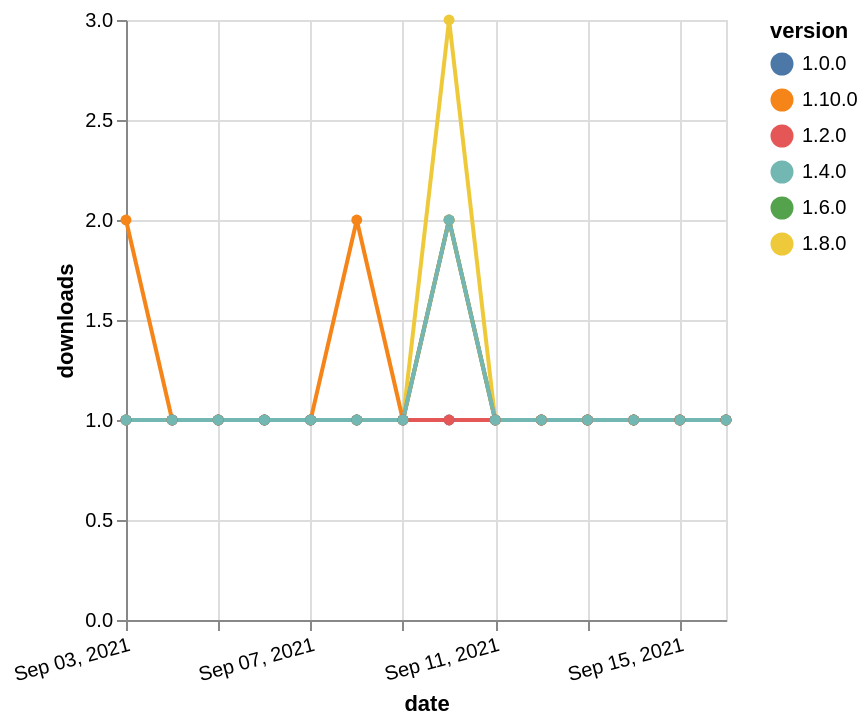

Write the Vega-Lite specification saved for this chart.
### Vega-Lite specification from a JSON file in a GitHub repository (floating-point values rounded to 4 significant figures)
{"$schema": "https://vega.github.io/schema/vega-lite/v5.json", "description": "A simple bar chart with embedded data.", "data": {"values": [{"date": "2021-09-03", "total": 146, "delta": 1, "version": "1.6.0"}, {"date": "2021-09-04", "total": 147, "delta": 1, "version": "1.6.0"}, {"date": "2021-09-05", "total": 148, "delta": 1, "version": "1.6.0"}, {"date": "2021-09-06", "total": 149, "delta": 1, "version": "1.6.0"}, {"date": "2021-09-07", "total": 150, "delta": 1, "version": "1.6.0"}, {"date": "2021-09-08", "total": 151, "delta": 1, "version": "1.6.0"}, {"date": "2021-09-09", "total": 152, "delta": 1, "version": "1.6.0"}, {"date": "2021-09-10", "total": 154, "delta": 2, "version": "1.6.0"}, {"date": "2021-09-11", "total": 155, "delta": 1, "version": "1.6.0"}, {"date": "2021-09-12", "total": 156, "delta": 1, "version": "1.6.0"}, {"date": "2021-09-13", "total": 157, "delta": 1, "version": "1.6.0"}, {"date": "2021-09-14", "total": 158, "delta": 1, "version": "1.6.0"}, {"date": "2021-09-15", "total": 159, "delta": 1, "version": "1.6.0"}, {"date": "2021-09-16", "total": 160, "delta": 1, "version": "1.6.0"}, {"date": "2021-09-03", "total": 168, "delta": 1, "version": "1.8.0"}, {"date": "2021-09-04", "total": 169, "delta": 1, "version": "1.8.0"}, {"date": "2021-09-05", "total": 170, "delta": 1, "version": "1.8.0"}, {"date": "2021-09-06", "total": 171, "delta": 1, "version": "1.8.0"}, {"date": "2021-09-07", "total": 172, "delta": 1, "version": "1.8.0"}, {"date": "2021-09-08", "total": 173, "delta": 1, "version": "1.8.0"}, {"date": "2021-09-09", "total": 174, "delta": 1, "version": "1.8.0"}, {"date": "2021-09-10", "total": 177, "delta": 3, "version": "1.8.0"}, {"date": "2021-09-11", "total": 178, "delta": 1, "version": "1.8.0"}, {"date": "2021-09-12", "total": 179, "delta": 1, "version": "1.8.0"}, {"date": "2021-09-13", "total": 180, "delta": 1, "version": "1.8.0"}, {"date": "2021-09-14", "total": 181, "delta": 1, "version": "1.8.0"}, {"date": "2021-09-15", "total": 182, "delta": 1, "version": "1.8.0"}, {"date": "2021-09-16", "total": 183, "delta": 1, "version": "1.8.0"}, {"date": "2021-09-03", "total": 111, "delta": 2, "version": "1.10.0"}, {"date": "2021-09-04", "total": 112, "delta": 1, "version": "1.10.0"}, {"date": "2021-09-05", "total": 113, "delta": 1, "version": "1.10.0"}, {"date": "2021-09-06", "total": 114, "delta": 1, "version": "1.10.0"}, {"date": "2021-09-07", "total": 115, "delta": 1, "version": "1.10.0"}, {"date": "2021-09-08", "total": 117, "delta": 2, "version": "1.10.0"}, {"date": "2021-09-09", "total": 118, "delta": 1, "version": "1.10.0"}, {"date": "2021-09-10", "total": 120, "delta": 2, "version": "1.10.0"}, {"date": "2021-09-11", "total": 121, "delta": 1, "version": "1.10.0"}, {"date": "2021-09-12", "total": 122, "delta": 1, "version": "1.10.0"}, {"date": "2021-09-13", "total": 123, "delta": 1, "version": "1.10.0"}, {"date": "2021-09-14", "total": 124, "delta": 1, "version": "1.10.0"}, {"date": "2021-09-15", "total": 125, "delta": 1, "version": "1.10.0"}, {"date": "2021-09-16", "total": 126, "delta": 1, "version": "1.10.0"}, {"date": "2021-09-03", "total": 337, "delta": 1, "version": "1.0.0"}, {"date": "2021-09-04", "total": 338, "delta": 1, "version": "1.0.0"}, {"date": "2021-09-05", "total": 339, "delta": 1, "version": "1.0.0"}, {"date": "2021-09-06", "total": 340, "delta": 1, "version": "1.0.0"}, {"date": "2021-09-07", "total": 341, "delta": 1, "version": "1.0.0"}, {"date": "2021-09-08", "total": 342, "delta": 1, "version": "1.0.0"}, {"date": "2021-09-09", "total": 343, "delta": 1, "version": "1.0.0"}, {"date": "2021-09-10", "total": 344, "delta": 1, "version": "1.0.0"}, {"date": "2021-09-11", "total": 345, "delta": 1, "version": "1.0.0"}, {"date": "2021-09-12", "total": 346, "delta": 1, "version": "1.0.0"}, {"date": "2021-09-13", "total": 347, "delta": 1, "version": "1.0.0"}, {"date": "2021-09-14", "total": 348, "delta": 1, "version": "1.0.0"}, {"date": "2021-09-15", "total": 349, "delta": 1, "version": "1.0.0"}, {"date": "2021-09-16", "total": 350, "delta": 1, "version": "1.0.0"}, {"date": "2021-09-03", "total": 167, "delta": 1, "version": "1.2.0"}, {"date": "2021-09-04", "total": 168, "delta": 1, "version": "1.2.0"}, {"date": "2021-09-05", "total": 169, "delta": 1, "version": "1.2.0"}, {"date": "2021-09-06", "total": 170, "delta": 1, "version": "1.2.0"}, {"date": "2021-09-07", "total": 171, "delta": 1, "version": "1.2.0"}, {"date": "2021-09-08", "total": 172, "delta": 1, "version": "1.2.0"}, {"date": "2021-09-09", "total": 173, "delta": 1, "version": "1.2.0"}, {"date": "2021-09-10", "total": 174, "delta": 1, "version": "1.2.0"}, {"date": "2021-09-11", "total": 175, "delta": 1, "version": "1.2.0"}, {"date": "2021-09-12", "total": 176, "delta": 1, "version": "1.2.0"}, {"date": "2021-09-13", "total": 177, "delta": 1, "version": "1.2.0"}, {"date": "2021-09-14", "total": 178, "delta": 1, "version": "1.2.0"}, {"date": "2021-09-15", "total": 179, "delta": 1, "version": "1.2.0"}, {"date": "2021-09-16", "total": 180, "delta": 1, "version": "1.2.0"}, {"date": "2021-09-03", "total": 170, "delta": 1, "version": "1.4.0"}, {"date": "2021-09-04", "total": 171, "delta": 1, "version": "1.4.0"}, {"date": "2021-09-05", "total": 172, "delta": 1, "version": "1.4.0"}, {"date": "2021-09-06", "total": 173, "delta": 1, "version": "1.4.0"}, {"date": "2021-09-07", "total": 174, "delta": 1, "version": "1.4.0"}, {"date": "2021-09-08", "total": 175, "delta": 1, "version": "1.4.0"}, {"date": "2021-09-09", "total": 176, "delta": 1, "version": "1.4.0"}, {"date": "2021-09-10", "total": 178, "delta": 2, "version": "1.4.0"}, {"date": "2021-09-11", "total": 179, "delta": 1, "version": "1.4.0"}, {"date": "2021-09-12", "total": 180, "delta": 1, "version": "1.4.0"}, {"date": "2021-09-13", "total": 181, "delta": 1, "version": "1.4.0"}, {"date": "2021-09-14", "total": 182, "delta": 1, "version": "1.4.0"}, {"date": "2021-09-15", "total": 183, "delta": 1, "version": "1.4.0"}, {"date": "2021-09-16", "total": 184, "delta": 1, "version": "1.4.0"}]}, "width": "container", "mark": {"type": "line", "point": {"filled": true}}, "encoding": {"x": {"field": "date", "type": "temporal", "timeUnit": "yearmonthdate", "title": "date", "axis": {"labelAngle": -15}}, "y": {"field": "delta", "type": "quantitative", "title": "downloads"}, "color": {"field": "version", "type": "nominal"}, "tooltip": {"field": "delta"}}}
